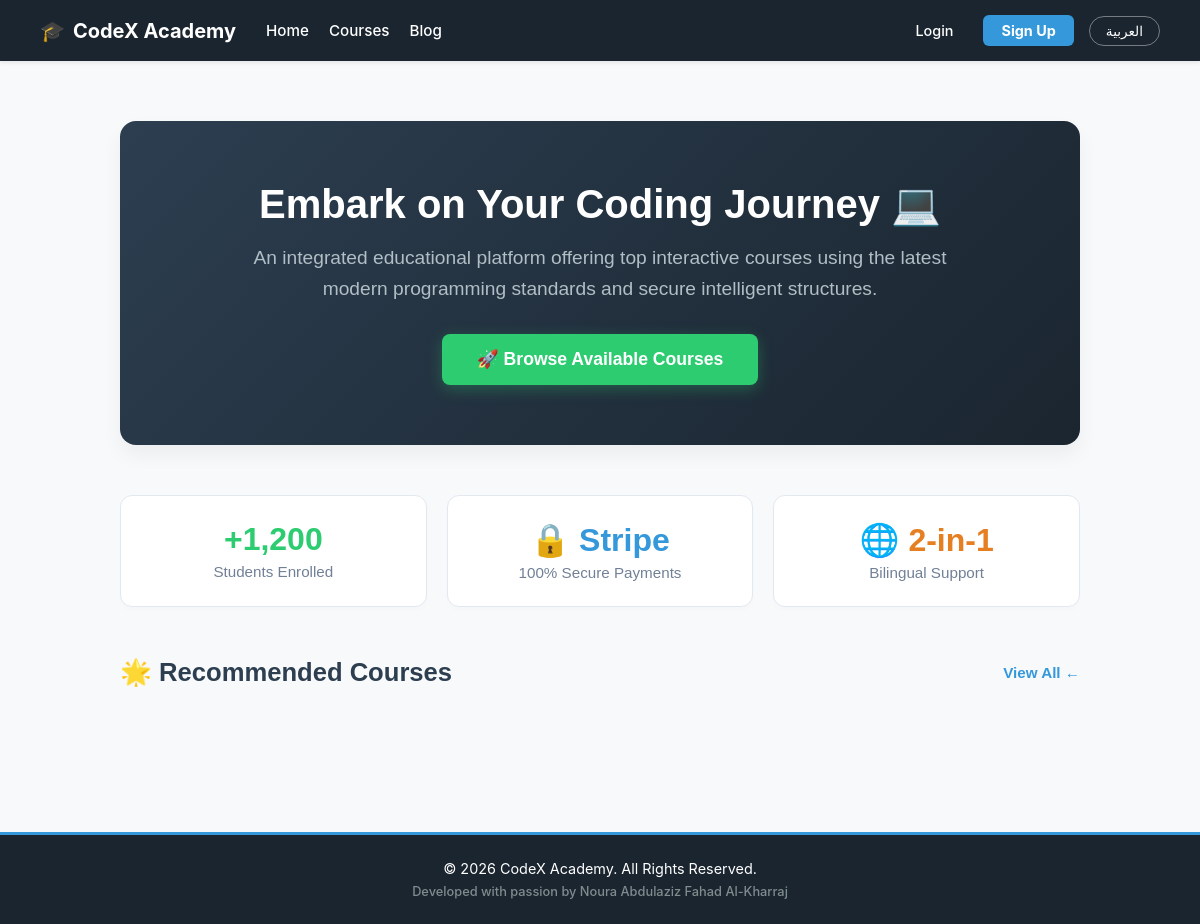
Before: / with the older database file.
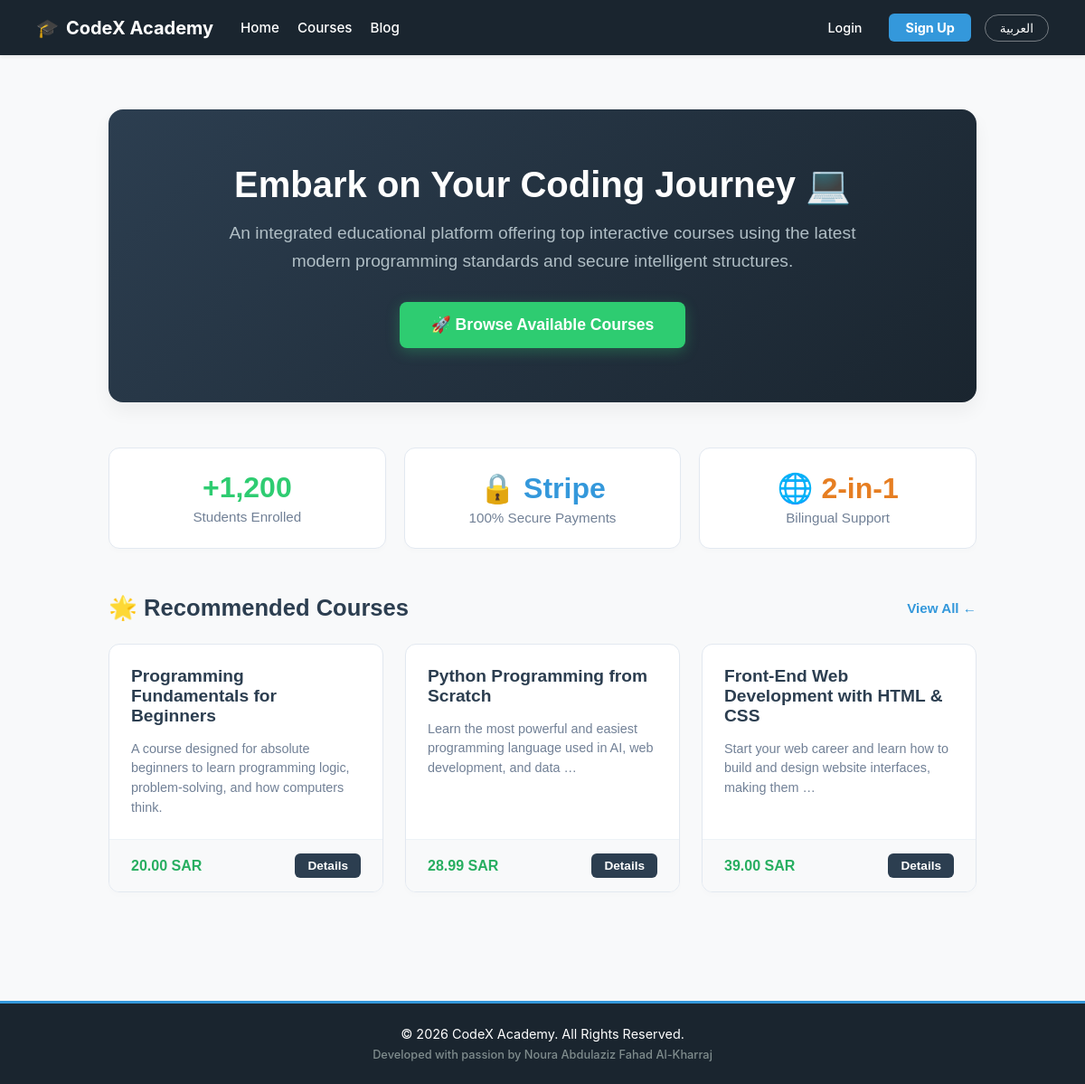
After: the same page with the newer database file.
### courses/models.py (models this page shows, shortened)
class Course(models.Model):
    title_en = models.CharField(max_length=200, verbose_name='Course Title (english)')
    title_ar = models.CharField(max_length=200, verbose_name='Course Title (arabic)')
    description_en = models.TextField(verbose_name='Course Description (english)')
    description_ar = models.TextField(verbose_name='Course Description (arabic)')
    price = models.DecimalField(max_length=10 ,max_digits=10, decimal_places=2, verbose_name='Price (SAR)')
    image = models.ImageField(upload_to='course_images/', verbose_name='Course Image')
    created_at = models.DateTimeField(auto_now_add=True)

### courses/views.py (the view)
# urls.py: path('', views.home_page, name='home_page'),
def home_page(request):
    featured_courses = Course.objects.all()[:3]
    return render(request, 'courses/home.html', {'featured_courses': featured_courses})

### courses/templates/courses/home.html (shortened to what the changed rows need)
{% extends 'base.html' %}
{% block content %}
<div style="font-family: sans-serif; max-width: 1100px; margin: 0 auto; padding: 20px; direction: {% if LANGUAGE_CODE == 'ar' %}rtl{% else %}ltr{% endif %}; text-align: start;">
    <div style="background: linear-gradient(135deg, #2c3e50 0%, #1a252f 100%); border-radius: 16px; padding: 60px 40px; text-align: center; color: white; margin-bottom: 50px; box-shadow: 0 10px 20px rgba(0,0,0,0.05);">
        <h1 style="font-size: 2.5rem; margin-top: 0; margin-bottom: 15px; font-weight: bold;">
            {% if LANGUAGE_CODE == 'ar' %}الانطلاق في رحلة التميز البرمجي والتعليمي 💻{% else %}Embark on Your Coding Journey 💻{% endif %}
        </h1>
    </div>
    <div style="margin-bottom: 40px;">
        <div style="display: flex; justify-content: space-between; align-items: center; margin-bottom: 25px;">
            <h2 style="color: #2c3e50; margin: 0; font-size: 1.6rem;">
                {% if LANGUAGE_CODE == 'ar' %}🌟 دورات نوصي بها{% else %}🌟 Recommended Courses{% endif %}
            </h2>
        </div>
        <div style="display: grid; grid-template-columns: repeat(auto-fill, minmax(300px, 1fr)); gap: 24px;">
            {% for course in featured_courses %}
                <div style="background: white; border: 1px solid #e2e8f0; border-radius: 12px; overflow: hidden; display: flex; flex-direction: column; justify-content: space-between; box-shadow: 0 4px 6px rgba(0,0,0,0.01);">
                    <div style="padding: 24px;">
                        <h3 style="margin-top: 0; color: #2c3e50; font-size: 1.2rem; margin-bottom: 12px;">
                            {% if LANGUAGE_CODE == 'ar' %}{{ course.title_ar }}{% else %}{{ course.title_en }}{% endif %}
                        </h3>
                        <p style="color: #718096; font-size: 0.9rem; line-height: 1.5; margin-bottom: 0;">
                            {% if LANGUAGE_CODE == 'ar' %}{{ course.description_ar|truncatewords:15 }}{% else %}{{ course.description_en|truncatewords:15 }}{% endif %}
                        </p>
                    </div>
                    <div style="padding: 15px 24px; background: #f8f9fa; border-top: 1px solid #edf2f7; display: flex; justify-content: space-between; align-items: center;">
                        <strong style="color: #27ae60;">
                            {% if LANGUAGE_CODE == 'ar' %}{{ course.price }} ر.س{% else %}{{ course.price }} SAR{% endif %}
                        </strong>
                        <a href="{% url 'courses:course_detail' course.id %}" style="background: #2c3e50; color: white; padding: 6px 14px; font-size: 0.85rem; border-radius: 6px; text-decoration: none; font-weight: bold;">
                            {% if LANGUAGE_CODE == 'ar' %}تفاصيل{% else %}Details{% endif %}
                        </a>
                    </div>
                </div>
            {% endfor %}
        </div>
    </div>
</div>
{% endblock %}

Changed rows visible on the page:
added Course: title_en "Programming Fundamentals for Beginners", description_en "A course designed for absolute beginners to learn programming logic, problem-solving, and how computers think.", price "20.00"
added Course: title_en "Python Programming from Scratch", description_en "Learn the most powerful and easiest programming language used in AI, web development, and data …", price "28.99"
added Course: title_en "Front-End Web Development with HTML & CSS", description_en "Start your web career and learn how to build and design website interfaces, making them …", price "39.00"
